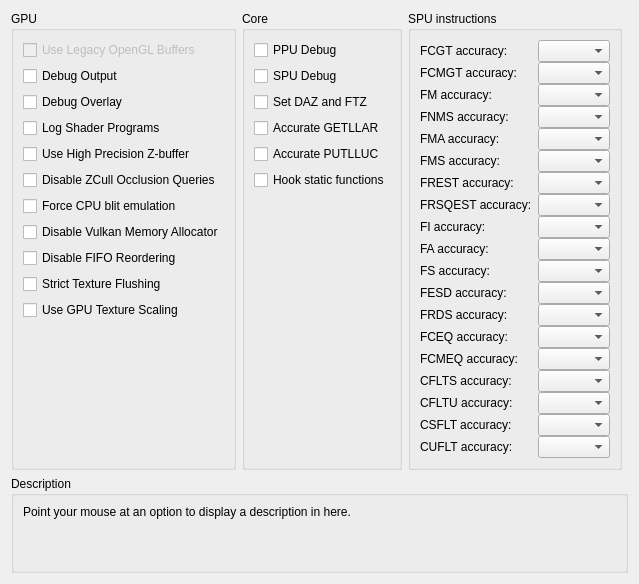
     <widget class="QWidget" name="debugTab">
      <attribute name="title">
       <string>Debug</string>
      </attribute>
      <layout class="QVBoxLayout" name="verticalLayout_53">
       <item>
        <layout class="QHBoxLayout" name="horizontalLayout_21" stretch="1,1,1,0">
         <item>
          <widget class="QGroupBox" name="gb_debug_gpu">
           <property name="enabled">
            <bool>true</bool>
           </property>
           <property name="title">
            <string>GPU</string>
           </property>
           <property name="alignment">
            <set>Qt::AlignLeading|Qt::AlignLeft|Qt::AlignTop</set>
           </property>
           <layout class="QVBoxLayout" name="verticalLayout_17">
            <item alignment="Qt::AlignTop">
             <widget class="QCheckBox" name="glLegacyBuffers">
              <property name="enabled">
               <bool>false</bool>
              </property>
              <property name="text">
               <string>Use Legacy OpenGL Buffers</string>
              </property>
             </widget>
            </item>
            <item alignment="Qt::AlignTop">
             <widget class="QCheckBox" name="debugOutput">
              <property name="text">
               <string>Debug Output</string>
              </property>
             </widget>
            </item>
            <item>
             <widget class="QCheckBox" name="debugOverlay">
              <property name="text">
               <string>Debug Overlay</string>
              </property>
             </widget>
            </item>
            <item>
             <widget class="QCheckBox" name="logProg">
              <property name="text">
               <string>Log Shader Programs</string>
              </property>
             </widget>
            </item>
            <item alignment="Qt::AlignTop">
             <widget class="QCheckBox" name="forceHighpZ">
              <property name="text">
               <string>Use High Precision Z-buffer</string>
              </property>
             </widget>
            </item>
            <item>
             <widget class="QCheckBox" name="disableHwOcclusionQueries">
              <property name="text">
               <string>Disable ZCull Occlusion Queries</string>
              </property>
             </widget>
            </item>
            <item>
             <widget class="QCheckBox" name="forceCpuBlitEmulation">
              <property name="text">
               <string>Force CPU blit emulation</string>
              </property>
             </widget>
            </item>
            <item>
             <widget class="QCheckBox" name="disableVulkanMemAllocator">
              <property name="text">
               <string>Disable Vulkan Memory Allocator</string>
              </property>
             </widget>
            </item>
            <item>
             <widget class="QCheckBox" name="disableFIFOReordering">
              <property name="text">
               <string>Disable FIFO Reordering</string>
              </property>
             </widget>
            </item>
            <item>
             <widget class="QCheckBox" name="strictTextureFlushing">
              <property name="text">
               <string>Strict Texture Flushing</string>
              </property>
             </widget>
            </item>
            <item>
             <widget class="QCheckBox" name="gpuTextureScaling">
              <property name="text">
               <string>Use GPU Texture Scaling</string>
              </property>
             </widget>
            </item>
            <item>
             <spacer name="verticalSpacer_25">
              <property name="orientation">
               <enum>Qt::Vertical</enum>
              </property>
              <property name="sizeHint" stdset="0">
               <size>
                <width>20</width>
                <height>40</height>
               </size>
              </property>
             </spacer>
            </item>
           </layout>
          </widget>
         </item>
         <item>
          <widget class="QGroupBox" name="groupBox_7">
           <property name="title">
            <string>Core</string>
           </property>
           <layout class="QVBoxLayout" name="verticalLayout_44">
            <item>
             <widget class="QCheckBox" name="ppuDebug">
              <property name="text">
               <string>PPU Debug</string>
              </property>
             </widget>
            </item>
            <item>
             <widget class="QCheckBox" name="spuDebug">
              <property name="text">
               <string>SPU Debug</string>
              </property>
             </widget>
            </item>
            <item>
             <widget class="QCheckBox" name="setDAZandFTZ">
              <property name="text">
               <string>Set DAZ and FTZ</string>
              </property>
             </widget>
            </item>
            <item>
             <widget class="QCheckBox" name="accurateGETLLAR">
              <property name="text">
               <string>Accurate GETLLAR</string>
              </property>
             </widget>
            </item>
            <item>
             <widget class="QCheckBox" name="accuratePUTLLUC">
              <property name="text">
               <string>Accurate PUTLLUC</string>
              </property>
             </widget>
            </item>
            <item>
             <widget class="QCheckBox" name="hookStFunc">
              <property name="text">
               <string>Hook static functions</string>
              </property>
             </widget>
            </item>
            <item>
             <spacer name="verticalSpacer">
              <property name="orientation">
               <enum>Qt::Vertical</enum>
              </property>
              <property name="sizeHint" stdset="0">
               <size>
                <width>0</width>
                <height>0</height>
               </size>
              </property>
             </spacer>
            </item>
           </layout>
          </widget>
         </item>
         <item>
          <widget class="QGroupBox" name="gb_spuInstructions">
           <property name="title">
            <string>SPU instructions</string>
           </property>
           <layout class="QFormLayout" name="formLayout">
            <property name="verticalSpacing">
             <number>0</number>
            </property>
            <item row="0" column="0">
             <widget class="QLabel" name="lbl_fcgt">
              <property name="text">
               <string>FCGT accuracy:</string>
              </property>
             </widget>
            </item>
            <item row="0" column="1">
             <widget class="QComboBox" name="spuAccuracyFCGT"/>
            </item>
            <item row="2" column="0">
             <widget class="QLabel" name="lbl_fcmgt">
              <property name="text">
               <string>FCMGT accuracy:</string>
              </property>
             </widget>
            </item>
            <item row="2" column="1">
             <widget class="QComboBox" name="spuAccuracyFCMGT"/>
            </item>
            <item row="3" column="0">
             <widget class="QLabel" name="lbl_fm">
              <property name="text">
               <string>FM accuracy:</string>
              </property>
             </widget>
            </item>
            <item row="4" column="0">
             <widget class="QLabel" name="lbl_fnms">
              <property name="text">
               <string>FNMS accuracy:</string>
              </property>
             </widget>
            </item>
            <item row="5" column="0">
             <widget class="QLabel" name="lbl_fma">
              <property name="text">
               <string>FMA accuracy:</string>
              </property>
             </widget>
            </item>
            <item row="6" column="0">
             <widget class="QLabel" name="lbl_fms">
              <property name="text">
               <string>FMS accuracy:</string>
              </property>
             </widget>
            </item>
            <item row="7" column="0">
             <widget class="QLabel" name="lbl_frest">
              <property name="text">
               <string>FREST accuracy:</string>
              </property>
             </widget>
            </item>
            <item row="8" column="0">
             <widget class="QLabel" name="lbl_frsqest">
              <property name="text">
               <string>FRSQEST accuracy:</string>
              </property>
             </widget>
            </item>
            <item row="9" column="0">
             <widget class="QLabel" name="lbl_fi">
              <property name="text">
               <string>FI accuracy:</string>
              </property>
             </widget>
            </item>
            <item row="10" column="0">
             <widget class="QLabel" name="lbl_fa">
              <property name="text">
               <string>FA accuracy:</string>
              </property>
             </widget>
            </item>
            <item row="11" column="0">
             <widget class="QLabel" name="lbl_fs">
              <property name="text">
               <string>FS accuracy:</string>
              </property>
             </widget>
            </item>
            <item row="12" column="0">
             <widget class="QLabel" name="lbl_fesd">
              <property name="text">
               <string>FESD accuracy:</string>
              </property>
             </widget>
            </item>
            <item row="13" column="0">
             <widget class="QLabel" name="lbl_frds">
              <property name="text">
               <string>FRDS accuracy:</string>
              </property>
             </widget>
            </item>
            <item row="14" column="0">
             <widget class="QLabel" name="lbl_fceq">
              <property name="text">
               <string>FCEQ accuracy:</string>
              </property>
             </widget>
            </item>
            <item row="15" column="0">
             <widget class="QLabel" name="llb_fcmeq">
              <property name="text">
               <string>FCMEQ accuracy:</string>
              </property>
             </widget>
            </item>
            <item row="16" column="0">
             <widget class="QLabel" name="lbl_cflts">
              <property name="text">
               <string>CFLTS accuracy:</string>
              </property>
             </widget>
            </item>
            <item row="17" column="0">
             <widget class="QLabel" name="lbl_clftu">
              <property name="text">
               <string>CFLTU accuracy:</string>
              </property>
             </widget>
            </item>
            <item row="18" column="0">
             <widget class="QLabel" name="lbl_csflt">
              <property name="text">
               <string>CSFLT accuracy:</string>
              </property>
             </widget>
            </item>
            <item row="19" column="0">
             <widget class="QLabel" name="lbl_cuflt">
              <property name="text">
               <string>CUFLT accuracy:</string>
              </property>
             </widget>
            </item>
            <item row="3" column="1">
             <widget class="QComboBox" name="spuAccuracyFM"/>
            </item>
            <item row="4" column="1">
             <widget class="QComboBox" name="spuAccuracyFNMS"/>
            </item>
            <item row="5" column="1">
             <widget class="QComboBox" name="spuAccuracyFMA"/>
            </item>
            <item row="6" column="1">
             <widget class="QComboBox" name="spuAccuracyFMS"/>
            </item>
            <item row="7" column="1">
             <widget class="QComboBox" name="spuAccuracyFREST"/>
            </item>
            <item row="8" column="1">
             <widget class="QComboBox" name="spuAccuracyFRSQEST"/>
            </item>
            <item row="9" column="1">
             <widget class="QComboBox" name="spuAccuracyFI"/>
            </item>
            <item row="10" column="1">
             <widget class="QComboBox" name="spuAccuracyFA"/>
            </item>
            <item row="11" column="1">
             <widget class="QComboBox" name="spuAccuracyFS"/>
            </item>
            <item row="12" column="1">
             <widget class="QComboBox" name="spuAccuracyFESD"/>
            </item>
            <item row="13" column="1">
             <widget class="QComboBox" name="spuAccuracyFRDS"/>
            </item>
            <item row="14" column="1">
             <widget class="QComboBox" name="spuAccuracyFCEQ"/>
            </item>
            <item row="15" column="1">
             <widget class="QComboBox" name="spuAccuracyFCMEQ"/>
            </item>
            <item row="16" column="1">
             <widget class="QComboBox" name="spuAccuracyCFLTS"/>
            </item>
            <item row="17" column="1">
             <widget class="QComboBox" name="spuAccuracyCFLTU"/>
            </item>
            <item row="18" column="1">
             <widget class="QComboBox" name="spuAccuracyCSFLT"/>
            </item>
            <item row="19" column="1">
             <widget class="QComboBox" name="spuAccuracyCUFLT"/>
            </item>
           </layout>
          </widget>
         </item>
         <item>
          <widget class="QWidget" name="widget_11" native="true"/>
         </item>
        </layout>
       </item>
       <item>
        <widget class="QGroupBox" name="groupBox_63">
         <property name="title">
          <string>Description</string>
         </property>
         <layout class="QVBoxLayout" name="verticalLayout_52">
          <item>
           <widget class="QLabel" name="description_debug">
            <property name="text">
             <string>Point your mouse at an option to display a description in here.


</string>
            </property>
            <property name="textFormat">
             <enum>Qt::PlainText</enum>
            </property>
            <property name="alignment">
             <set>Qt::AlignLeading|Qt::AlignLeft|Qt::AlignTop</set>
            </property>
            <property name="wordWrap">
             <bool>true</bool>
            </property>
           </widget>
          </item>
         </layout>
        </widget>
       </item>
      </layout>
     </widget>
